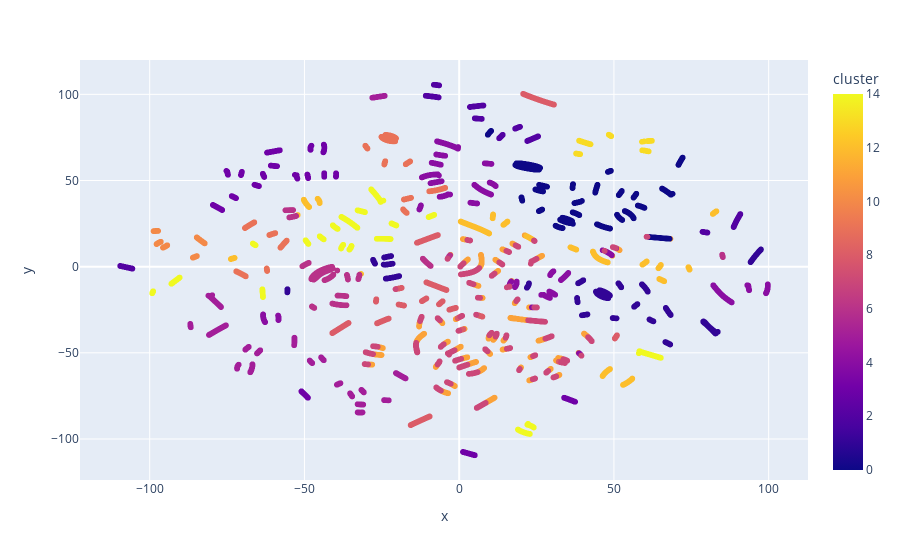

The cell this chart's notebook holds for it:
### Code cell
# Visualizing the Clusters with t-SNE

from sklearn.manifold import TSNE

tsne_pipeline = Pipeline([('scaler', StandardScaler()), ('tsne', TSNE(n_components=2, verbose=1))])
genre_embedding = tsne_pipeline.fit_transform(X)
projection = pd.DataFrame(columns=['x', 'y'], data=genre_embedding)
projection['loudness'] = library['loudness']
projection['cluster'] = library['cluster']

fig = px.scatter(
    projection, x='x', y='y', color='cluster', hover_data=['x', 'y', 'loudness'])
fig.show()

### Figure 1 — Plotly figure (JSON) as saved in the notebook; plotly's stock layout.template omitted (floating-point values rounded to 4 significant figures; data arrays with more than 128 entries replaced by an {"elided": "..."} marker saying what was removed)
{"data": [{"customdata": {"elided": "8517x1 float values"}, "hovertemplate": "x=%{x}<br>y=%{y}<br>loudness=%{customdata[0]}<br>cluster=%{marker.color}<extra></extra>", "legendgroup": "", "marker": {"color": {"elided": "8517 int values"}, "coloraxis": "coloraxis", "symbol": "circle"}, "mode": "markers", "name": "", "showlegend": false, "type": "scattergl", "x": {"elided": "8517 float values"}, "xaxis": "x", "y": {"elided": "8517 float values"}, "yaxis": "y"}], "layout": {"coloraxis": {"colorbar": {"title": {"text": "cluster"}}, "colorscale": [[0, "#0d0887"], [0.1111, "#46039f"], [0.2222, "#7201a8"], [0.3333, "#9c179e"], [0.4444, "#bd3786"], [0.5556, "#d8576b"], [0.6667, "#ed7953"], [0.7778, "#fb9f3a"], [0.8889, "#fdca26"], [1, "#f0f921"]]}, "legend": {"tracegroupgap": 0}, "margin": {"t": 60}, "xaxis": {"anchor": "y", "domain": [0, 1], "title": {"text": "x"}}, "yaxis": {"anchor": "x", "domain": [0, 1], "title": {"text": "y"}}}}
